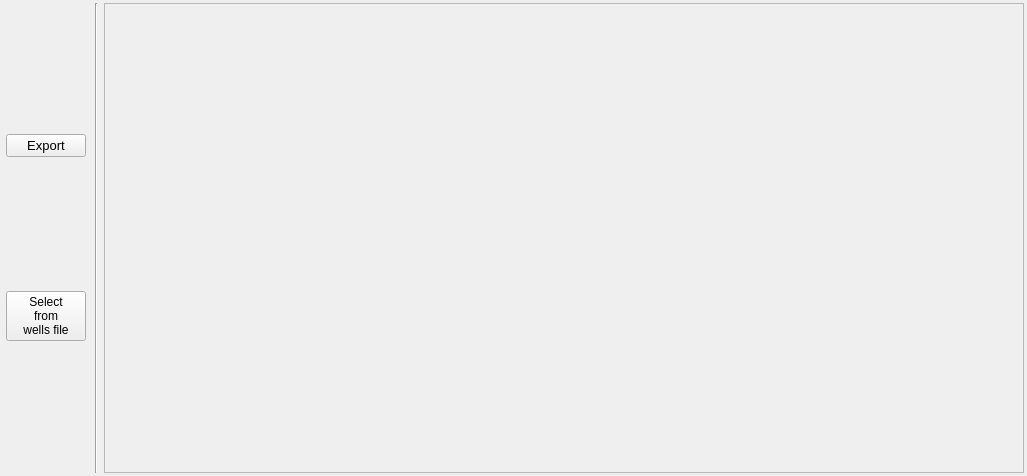
<?xml version="1.0" encoding="UTF-8"?>
<ui version="4.0">
 <class>MainWindow</class>
 <widget class="QMainWindow" name="main_window">
  <property name="geometry">
   <rect>
    <x>0</x>
    <y>0</y>
    <width>1027</width>
    <height>476</height>
   </rect>
  </property>
  <property name="windowTitle">
   <string>Export data to FieldLogger</string>
  </property>
  <widget class="QWidget" name="centralwidget">
   <layout class="QGridLayout" name="grid_layout_main">
    <property name="leftMargin">
     <number>3</number>
    </property>
    <property name="topMargin">
     <number>3</number>
    </property>
    <property name="rightMargin">
     <number>3</number>
    </property>
    <property name="bottomMargin">
     <number>3</number>
    </property>
    <item row="0" column="0" rowspan="3">
     <widget class="QWidget" name="widget" native="true">
      <property name="sizePolicy">
       <sizepolicy hsizetype="Fixed" vsizetype="Preferred">
        <horstretch>0</horstretch>
        <verstretch>0</verstretch>
       </sizepolicy>
      </property>
      <property name="minimumSize">
       <size>
        <width>80</width>
        <height>0</height>
       </size>
      </property>
      <layout class="QGridLayout" name="grid_layout_buttons">
       <property name="leftMargin">
        <number>3</number>
       </property>
       <property name="topMargin">
        <number>3</number>
       </property>
       <property name="rightMargin">
        <number>3</number>
       </property>
       <property name="bottomMargin">
        <number>3</number>
       </property>
       <item row="0" column="0">
        <widget class="QPushButton" name="push_button_export">
         <property name="sizePolicy">
          <sizepolicy hsizetype="MinimumExpanding" vsizetype="Fixed">
           <horstretch>0</horstretch>
           <verstretch>0</verstretch>
          </sizepolicy>
         </property>
         <property name="minimumSize">
          <size>
           <width>0</width>
           <height>0</height>
          </size>
         </property>
         <property name="font">
          <font>
           <family>Arial</family>
           <pointsize>10</pointsize>
          </font>
         </property>
         <property name="text">
          <string>Export</string>
         </property>
        </widget>
       </item>
       <item row="1" column="0">
        <widget class="QPushButton" name="push_button_import_wellsfile">
         <property name="text">
          <string>Select
from
wells file</string>
         </property>
        </widget>
       </item>
      </layout>
     </widget>
    </item>
    <item row="0" column="1" rowspan="3">
     <widget class="Line" name="line">
      <property name="sizePolicy">
       <sizepolicy hsizetype="Fixed" vsizetype="Expanding">
        <horstretch>0</horstretch>
        <verstretch>0</verstretch>
       </sizepolicy>
      </property>
      <property name="minimumSize">
       <size>
        <width>0</width>
        <height>400</height>
       </size>
      </property>
      <property name="orientation">
       <enum>Qt::Vertical</enum>
      </property>
     </widget>
    </item>
    <item row="0" column="2" rowspan="3">
     <widget class="QScrollArea" name="scroll_area">
      <property name="sizePolicy">
       <sizepolicy hsizetype="MinimumExpanding" vsizetype="MinimumExpanding">
        <horstretch>0</horstretch>
        <verstretch>0</verstretch>
       </sizepolicy>
      </property>
      <property name="minimumSize">
       <size>
        <width>900</width>
        <height>400</height>
       </size>
      </property>
      <property name="verticalScrollBarPolicy">
       <enum>Qt::ScrollBarAsNeeded</enum>
      </property>
      <property name="horizontalScrollBarPolicy">
       <enum>Qt::ScrollBarAsNeeded</enum>
      </property>
      <property name="widgetResizable">
       <bool>true</bool>
      </property>
      <widget class="QWidget" name="scroll_area_widget_contents">
       <property name="geometry">
        <rect>
         <x>0</x>
         <y>0</y>
         <width>905</width>
         <height>466</height>
        </rect>
       </property>
       <property name="sizePolicy">
        <sizepolicy hsizetype="MinimumExpanding" vsizetype="MinimumExpanding">
         <horstretch>0</horstretch>
         <verstretch>0</verstretch>
        </sizepolicy>
       </property>
       <property name="minimumSize">
        <size>
         <width>880</width>
         <height>400</height>
        </size>
       </property>
       <layout class="QVBoxLayout" name="vertical_layout_2">
        <property name="sizeConstraint">
         <enum>QLayout::SetMinimumSize</enum>
        </property>
        <property name="leftMargin">
         <number>3</number>
        </property>
        <property name="topMargin">
         <number>9</number>
        </property>
        <property name="rightMargin">
         <number>3</number>
        </property>
        <property name="bottomMargin">
         <number>3</number>
        </property>
        <item>
         <widget class="QWidget" name="grid_widget_selections" native="true">
          <property name="sizePolicy">
           <sizepolicy hsizetype="MinimumExpanding" vsizetype="MinimumExpanding">
            <horstretch>0</horstretch>
            <verstretch>0</verstretch>
           </sizepolicy>
          </property>
          <property name="minimumSize">
           <size>
            <width>880</width>
            <height>400</height>
           </size>
          </property>
          <property name="autoFillBackground">
           <bool>false</bool>
          </property>
          <layout class="QGridLayout" name="grid_layout_selections" columnminimumwidth="0">
           <property name="sizeConstraint">
            <enum>QLayout::SetMinimumSize</enum>
           </property>
           <property name="leftMargin">
            <number>0</number>
           </property>
           <property name="topMargin">
            <number>0</number>
           </property>
           <property name="rightMargin">
            <number>0</number>
           </property>
           <property name="bottomMargin">
            <number>0</number>
           </property>
           <property name="verticalSpacing">
            <number>5</number>
           </property>
          </layout>
         </widget>
        </item>
       </layout>
      </widget>
     </widget>
    </item>
   </layout>
  </widget>
 </widget>
 <resources/>
 <connections/>
</ui>
